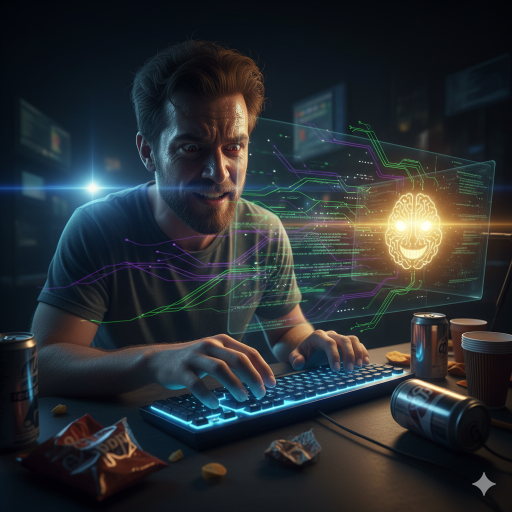
#> input picture image-input/articles/74618a3e-ec9c-426b-bf8e-5f4f26f8fcdb.png, 1024 x 1024 px (shown at 1/2 size)
$ python -i image_processor.py   (imports and definitions only)
#> lines starting #> are read from the running program, lines starting #| are printed output that depends on the picture
#!/usr/bin/env python3
"""
Image Processor
Processes generated PNG images, creates optimized variants, and uploads to Supabase Storage.
"""

import os
from pathlib import Path
from datetime import datetime, timezone
from PIL import Image
from supabase import create_client, Client
from dotenv import load_dotenv

# Load environment variables
# [1 line not run here, left out]

SUPABASE_URL = os.getenv("SUPABASE_URL")
SUPABASE_SERVICE_KEY = os.getenv("SUPABASE_SERVICE_KEY")

# Initialize Supabase client
# [1 line that did not run here, left out]

# Directories
SCRIPT_DIR = Path(__file__).parent
IMAGES_DIR = SCRIPT_DIR.parent / "afbeelding-generator" / "afbeeldingen"

# Storage bucket
BUCKET_NAME = "media"

# Image size ladders - 16:9 formats (hero images)
SIZES_16_9 = [
    ((1280, 720), "hero_1600.webp"),
    ((1024, 576), "hero_1200.webp"),
    ((768, 432), "hero_800.webp"),
    ((480, 270), "hero_400.webp"),
]

# Image size ladders - 1:1 formats (list/thumbnail images)
SIZES_1_1 = [
    ((384, 384), "list_320.webp"),
    ((512, 512), "list_480.webp"),
    ((768, 768), "list_600.webp"),
]

# Mapping for database columns
DB_COLUMN_MAPPING = {
    "hero_1600.webp": "image_large",
    "hero_1200.webp": "image_standard",
    "hero_800.webp": "image_tablet",
    "hero_400.webp": "image_mobile",
    "list_320.webp": "image_list",
}


# [14 lines left out: functions get_png_files, get_article_by_image_filename, not called in this run]


def center_crop_square(img: Image.Image) -> Image.Image:
    """Crop image to square from center."""
    width, height = img.size
    size = min(width, height)
    left = (width - size) // 2
    top = (height - size) // 2
    right = left + size
    bottom = top + size
    return img.crop((left, top, right, bottom))


def center_crop_16_9(img: Image.Image) -> Image.Image:
    """Crop image to 16:9 aspect ratio from center."""
    width, height = img.size
    target_ratio = 16 / 9

    current_ratio = width / height

    if abs(current_ratio - target_ratio) < 0.01:
        # Already 16:9, no crop needed
        return img

    if current_ratio > target_ratio:
        # Image is wider than 16:9, crop width
        new_width = int(height * target_ratio)
        left = (width - new_width) // 2
        return img.crop((left, 0, left + new_width, height))
    else:
        # Image is taller than 16:9, crop height
        new_height = int(width / target_ratio)
        top = (height - new_height) // 2
        return img.crop((0, top, width, top + new_height))


def resize_image(img: Image.Image, size: tuple, crop_square: bool = False, crop_16_9: bool = False) -> Image.Image:
    """Resize image to specified size with optional cropping."""
    if crop_square:
        img = center_crop_square(img)
    elif crop_16_9:
        img = center_crop_16_9(img)
    return img.resize(size, Image.Resampling.LANCZOS)


def process_image(png_path: Path) -> dict:
    """Process a PNG image and create all variants."""
    variants = {}

    with Image.open(png_path) as img:
        # Convert to RGB if necessary (for webp compatibility)
#> img is the input picture: PIL image 1024x1024 RGB; mean R, G, B 41.7, 46.6, 49.9
        if img.mode in ('RGBA', 'P'):
            img = img.convert('RGB')

        # Log input dimensions
        width, height = img.size
#> width = 1024; height = 1024
        print(f"  Input image: {width}x{height} (ratio: {width/height:.2f})")
#|   Input image: 1024x1024 (ratio: 1.00)

        # Generate 16:9 variants (hero images)
        # First crop to 16:9 if needed, then resize
        for size, filename in SIZES_16_9:
            resized = resize_image(img, size, crop_16_9=True)
            temp_path = IMAGES_DIR / f"temp_{filename}"
            resized.save(temp_path, 'WEBP', quality=85)
            variants[filename] = temp_path
#> this loop made 4 passes
#> pass 1, in resize_image, `img = center_crop_16_9(img)`:
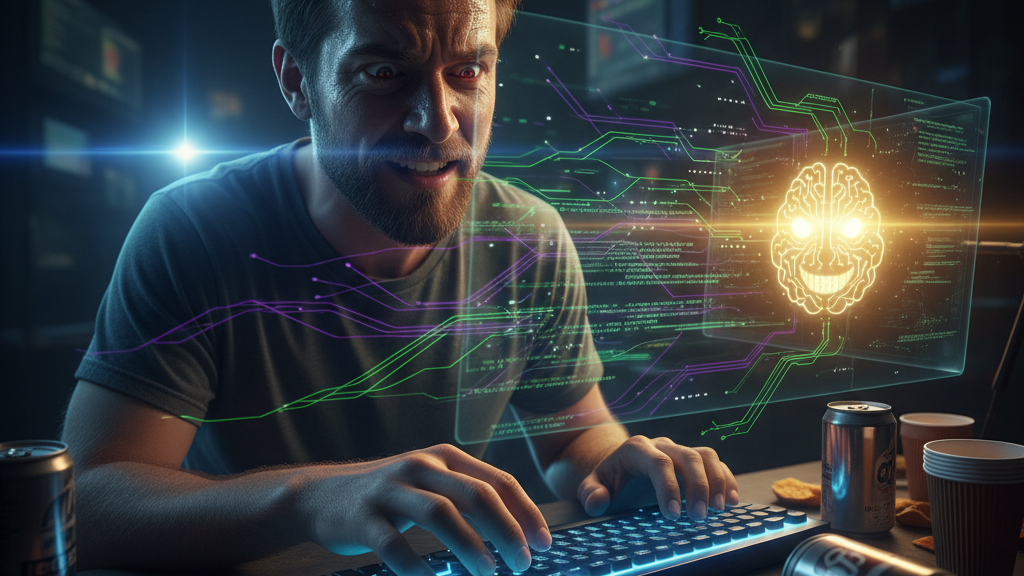
#> img: PIL image 1024x576 RGB; mean R, G, B 56, 61.9, 64
#> after the loop, variants = 4 items

        # Generate 1:1 variants (list images - center crop from original)
        for size, filename in SIZES_1_1:
            resized = resize_image(img, size, crop_square=True)
            temp_path = IMAGES_DIR / f"temp_{filename}"
            resized.save(temp_path, 'WEBP', quality=85)
            variants[filename] = temp_path
#> this loop made 3 passes
#> pass 1, in process_image, `resized = resize_image(img, size, crop_square=True)`:
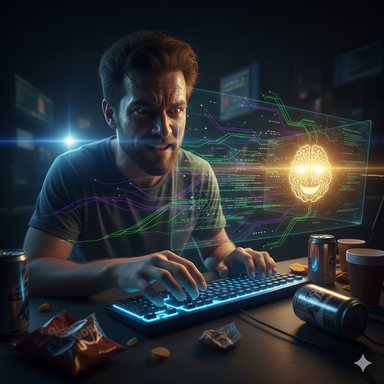
#> resized: PIL image 384x384 RGB; mean R, G, B 41.7, 46.6, 49.9
#> pass 2, in process_image, `resized = resize_image(img, size, crop_square=True)`:
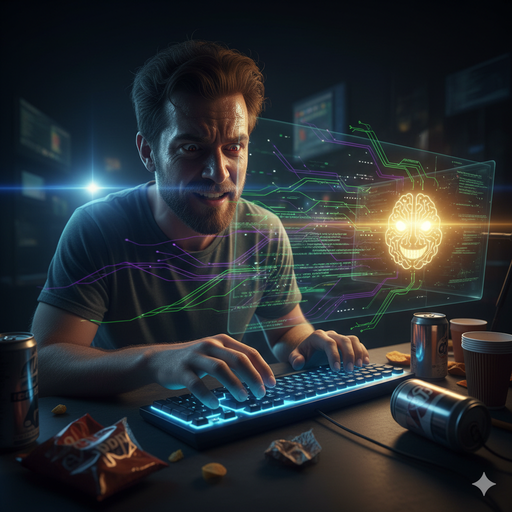
#> resized: PIL image 512x512 RGB; mean R, G, B 41.7, 46.6, 49.9
#> after the loop, variants = 7 items

    return variants


# [127 lines left out: functions upload_to_storage, update_article_images, cleanup_files, process_single_image, main, not called in this run]


# [2 lines not run here, left out]

>>> result = process_image('../../image-input/articles/74618a3e-ec9c-426b-bf8e-5f4f26f8fcdb.png')
#> result = 7 items

$ run again, on ai-daily-webpage/dist/images/articles/0693cb77-d55f-4e1e-8c3d-1361bf5e47cc_list_480.webp
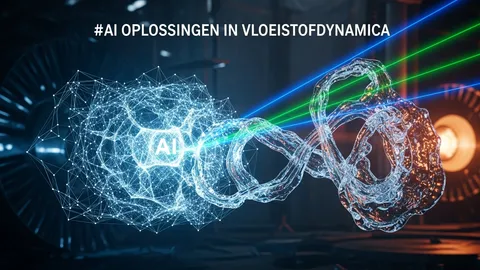
#> input picture ai-daily-webpage/dist/images/articles/0693cb77-d55f-4e1e-8c3d-1361bf5e47cc_list_480.webp, 480 x 270 px
#> in process_image, img is the input picture: PIL image 480x270 RGB; mean R, G, B 51, 72.9, 87.5
#|   Input image: 480x270 (ratio: 1.78)
#> the loop in process_image, `for size, filename in SIZES_16_9:` made 4 passes
#> pass 1, in process_image, `resized = resize_image(img, size, crop_16_9=True)`:
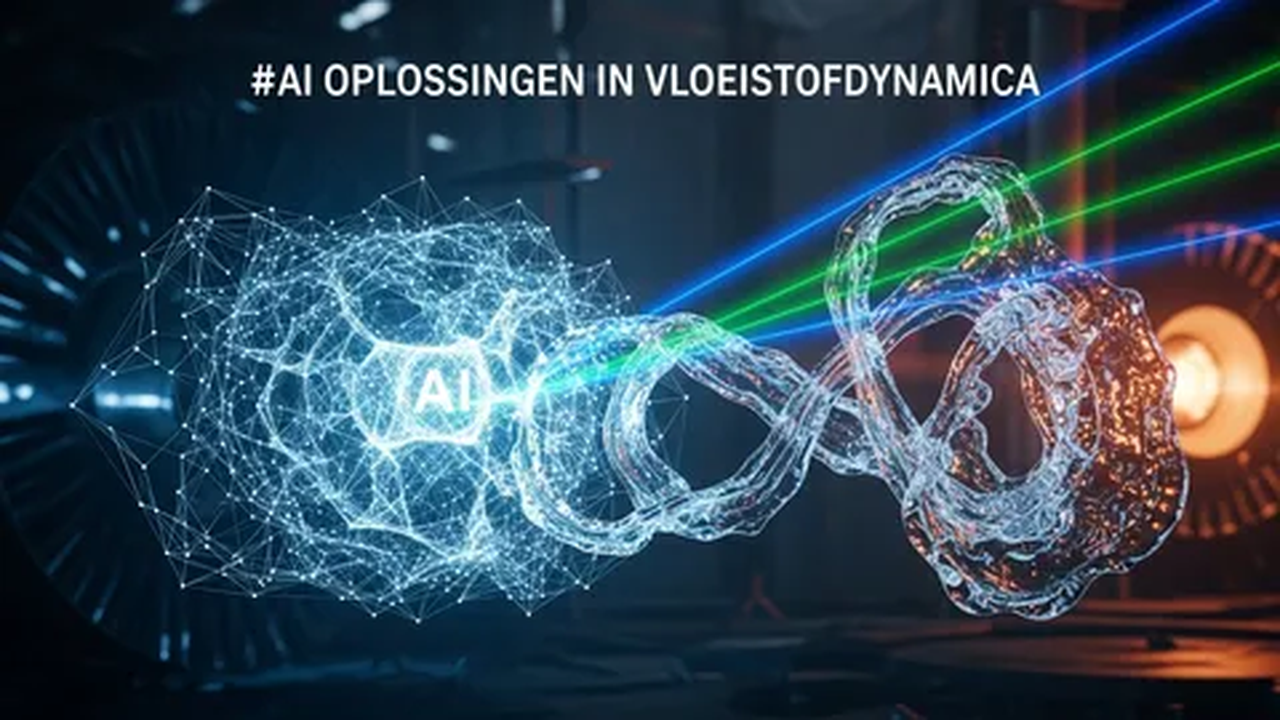
#> resized: PIL image 1280x720 RGB; mean R, G, B 51.1, 72.9, 87.4
#> after the loop in process_image, `for size, filename in SIZES_16_9:`: variants = 4 items
#> the loop in process_image, `for size, filename in SIZES_1_1:` made 3 passes
#> pass 2, in process_image, `resized = resize_image(img, size, crop_square=True)`:
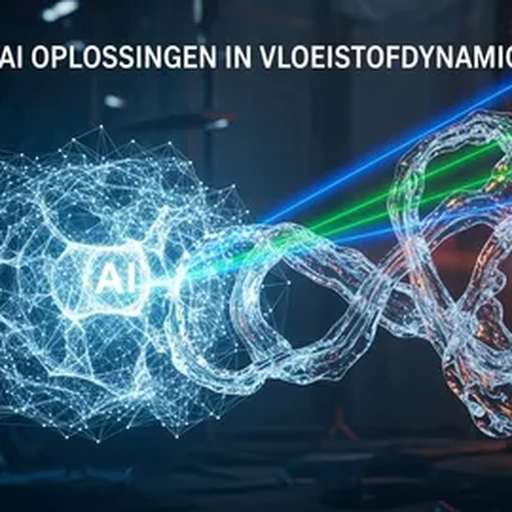
#> resized: PIL image 512x512 RGB; mean R, G, B 56.6, 89.9, 109.3
#> after the loop in process_image, `for size, filename in SIZES_1_1:`: variants = 7 items
